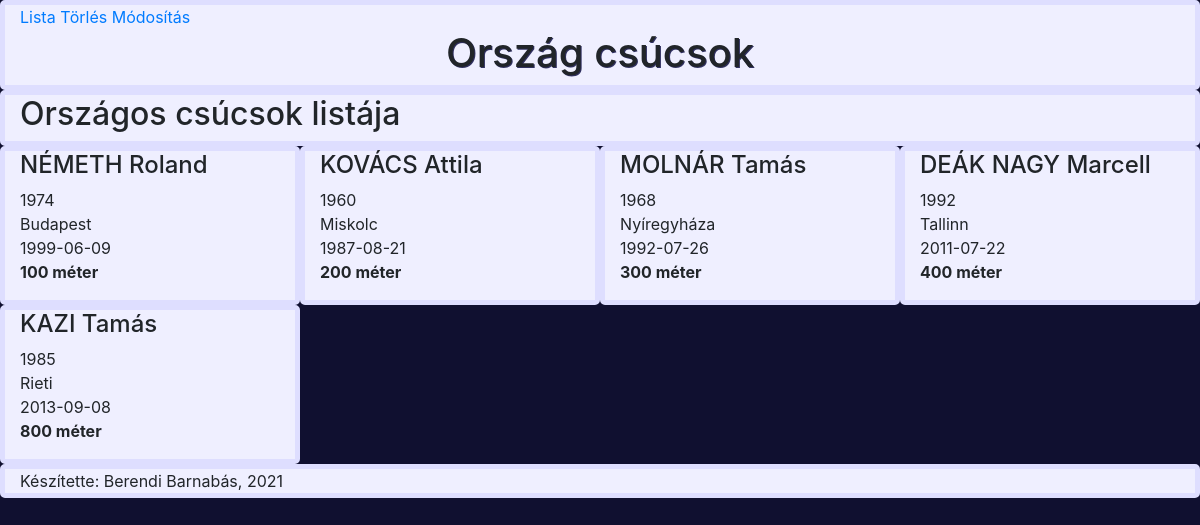
The page / on the database its author committed.
### tables this page shows
CREATE TABLE `orszagoscsucsok_tabla_es_adatok` (
  `ocs_id` int(11) NOT NULL,
  `ocs_nev` varchar(256) NOT NULL,
  `ocs_szuleve` smallint(6) NOT NULL,
  `ocs_hely` varchar(128) NOT NULL,
  `ocs_datum` date NOT NULL,
  `ocs_kategoria` varchar(64) NOT NULL
);

### server.php (the view, shortened to what this page needs)
<?php
class adatbazis{
public $servername = "localhost";
public $username = "root";
public $password = "";
public $dbname = "berendibarnabas";
public $conn = NULL;
public function kapcsolodas(){
  $this->conn = new mysqli($this->servername, $this->username, $this->password, $this->dbname);
  $this->conn->query("SET NAMES UTF8;");
}
public function lista(){
  $this->sql = " SELECT `ocs_id`, `ocs_nev`, `ocs_szuleve`, `ocs_hely`, `ocs_datum`, `ocs_kategoria` FROM `orszagoscsucsok_tabla_es_adatok` WHERE 1 ";
  $this->result = $this->conn->query($this->sql);
  if($this->result->num_rows>0)
  {
          echo "<div class='row'>";
          echo "<div class='col-sm-12'>";
          echo "<h2>Országos csúcsok listája</h2>";
          echo "</div>";
      while($this->row = $this->result->fetch_assoc())
      {
          echo "<div  class='col-sm-3'  >";
          echo   "<h4>" . $this->row["ocs_nev"] . " </h4><p>" . $this->row["ocs_szuleve"] . "<br>" . $this->row["ocs_hely"] . "<br>" . $this->row["ocs_datum"] . "<br><b>" . $this->row["ocs_kategoria"] . " </b></p>";
          echo "</div>";
      }
      echo "</div>";
  }
  else
  {
      echo "Nincs elérhető ";
  }
}
}
?>

### index.php (shortened to what this page needs)
<!doctype html>
<html lang="en">
<head>
<link rel="stylesheet" href="https://stackpath.bootstrapcdn.com/bootstrap/4.3.1/css/bootstrap.min.css">
</head>
<body style="background-color:#101030;">
  <div class="container-fluid">
    <div class="row">
      <div class="col-sm-12">
        <a href="index.php"> Lista </a>
        <a href="delete.php"> Törlés </a>
        <a href="edit.php"> Módosítás </a>
        <h1 >Ország csúcsok</h1>
      </div>
    </div>
      <?php
        include("server.php");
        $asd = new adatbazis();
        $asd->lista();
      ?>
    <div class="row">
      <div class="col-sm-12">
       Készítette: Berendi Barnabás, 2021
      </div>
  </div>
</body>
</html>

### index.php (style rules this page uses)
h1 { font-size:400%; text-align:center; font-color:#603030 ; text-shadow: 1px 1px #303060; }
.col-sm-12,.col-sm-3 { background-color:#efefff ; border-radius: 5px; border: 5px solid #dedeff ; }
body { background-color:#101030; }

### rows shown on the page
orszagoscsucsok_tabla_es_adatok: ocs_nev "NÉMETH Roland", ocs_szuleve "1974", ocs_hely "Budapest", ocs_datum "1999-06-09", ocs_kategoria "100 méter"
orszagoscsucsok_tabla_es_adatok: ocs_nev "KOVÁCS Attila", ocs_szuleve "1960", ocs_hely "Miskolc", ocs_datum "1987-08-21", ocs_kategoria "200 méter"
orszagoscsucsok_tabla_es_adatok: ocs_nev "MOLNÁR Tamás", ocs_szuleve "1968", ocs_hely "Nyíregyháza", ocs_datum "1992-07-26", ocs_kategoria "300 méter"
orszagoscsucsok_tabla_es_adatok: ocs_nev "DEÁK NAGY Marcell", ocs_szuleve "1992", ocs_hely "Tallinn", ocs_datum "2011-07-22", ocs_kategoria "400 méter"
orszagoscsucsok_tabla_es_adatok: ocs_nev "KAZI Tamás", ocs_szuleve "1985", ocs_hely "Rieti", ocs_datum "2013-09-08", ocs_kategoria "800 méter"
